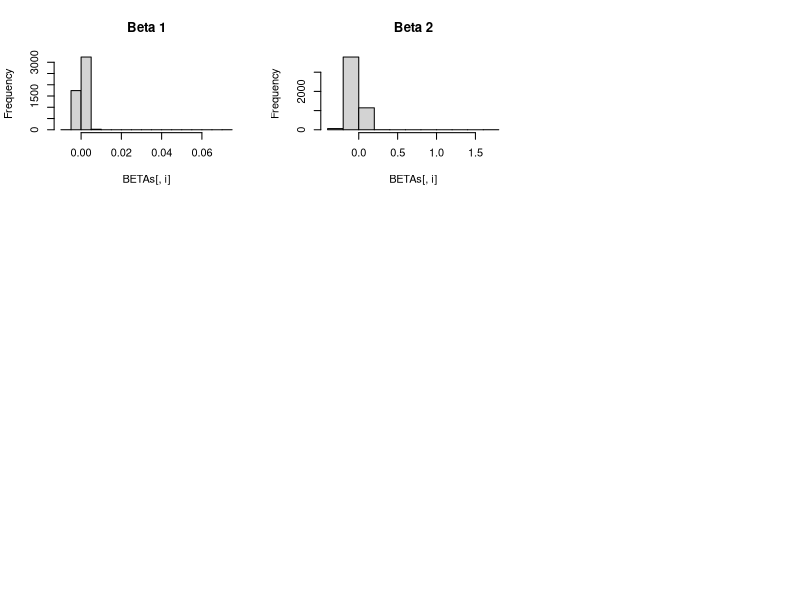
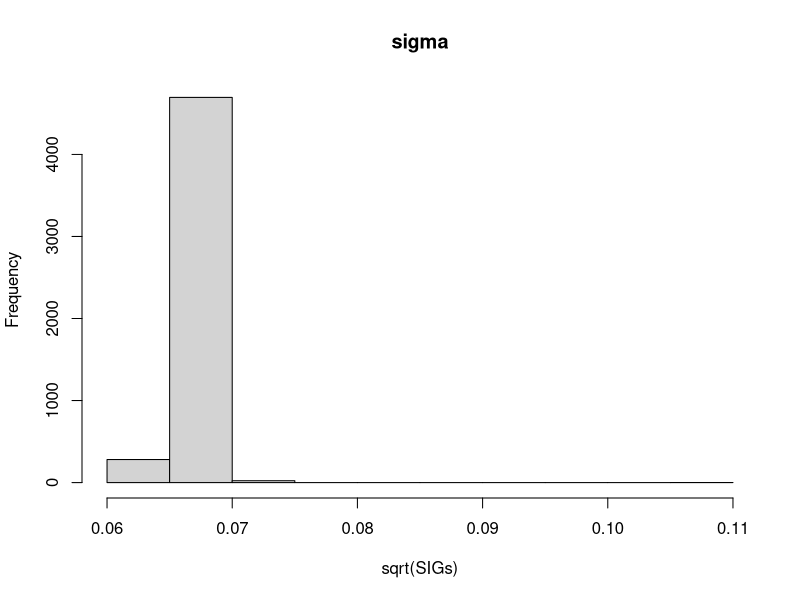
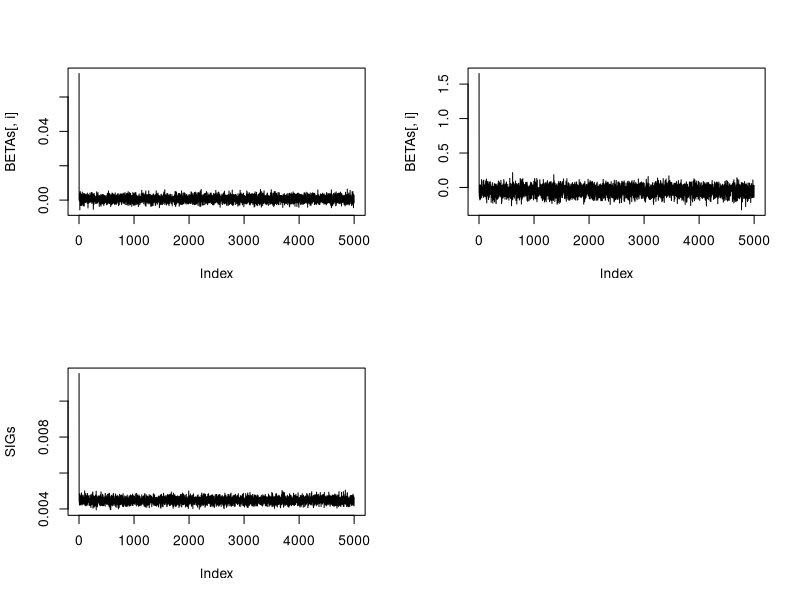

Reproduce these figures in R, in order.
data = read.csv('WTI3.csv')
y = data[,2:13] 
dates = as.Date(data[,1], format = '%m/%d/%y')
data.cleaned = data[which(dates>=as.Date("1/31/2007",format = '%m/%d/%Y')),]

prompt_month = rev(data.cleaned$P1)


prompt_month.lag = diff(prompt_month)
n = length(prompt_month.lag)
pct_chg = prompt_month.lag/prompt_month[1:n]

p = 2
X = cbind(rep(1,n-1),pct_chg[1:(n-1)])
Y = pct_chg[2:n]

tX = t(X)%*%X
tXY = t(X)%*%Y

# Priors
#####################
m0 = rep(0,p)
C0 = diag(100,p)
iC0 = solve(C0)


nu0 = 3
nusig0 = nu0*2

######################


M = 5000
BETAs = matrix(0,M,p)
SIGs  = rep(0,M)

## Initial value
#################

sigma2 = 1/rgamma(1,nu0/2,nusig0/2)

for(i in 1:M){
  
  
  ## Posterior Full Conditional for Beta
  ######################################
  
  C1 = solve(tX/sigma2 + iC0)
  m1 = C1%*%(tXY/sigma2 + iC0%*%m0)
  
  beta = m1 + t(chol(C1))%*%rnorm(p)
  
  
  ## Posterior Full Conditional for sigma
  #######################################
  
  e = Y - X%*%(beta)
  
  
  nu1 = n + nu0
  nusig1 = nusig0 + sum(e^2)
  
  sigma2 = 1/rgamma(1,nu1/2,nusig1/2)
  
  
  ## Save
  BETAs[i,] = beta
  SIGs[i] = sigma2
  
  print(i)
  
  
}

beta_hat = apply(BETAs[200:M,],2,mean)
sigma2_hat = mean(SIGs[200:M])


# k = 10
# r_k  = rep(0,M)
# for(i in 1:M){
#     sum_beta = 0
#     sum_beta_e = 0
#     for (j in 0:k){
#         sum_beta = sum_beta + beta_hat[2]^j
#         sum_beta_e = sum_beta_e + beta_hat[2]^(k-j)*rnorm(1,0,sqrt(sigma2_hat))
#     }
#     r_k[i] = beta_hat[1] * sum_beta + beta_hat[2]^(k+1)*r[n]+sum_beta_e
# }


par(mfrow=c(3,3))
for(i in 1:p) {
  hist(BETAs[,i],main=paste("Beta",i))
  #     abline(v=MLE[i],col=2,lwd=2)           
}  

par(mfrow=c(1,1))
hist(sqrt(SIGs),main="sigma")
# abline(v=sqrt(sig2MLE),col=2,lwd=2)	



par(mfrow=c(2,2))
for(i in 1:p) {
  plot(BETAs[,i],type="l")
  #     abline(h=MLE[i],col=2,lwd=2)
}

plot(SIGs,type="l")
# abline(h=sig2MLE,col=2,lwd=2)
par(mfrow=c(1,1))